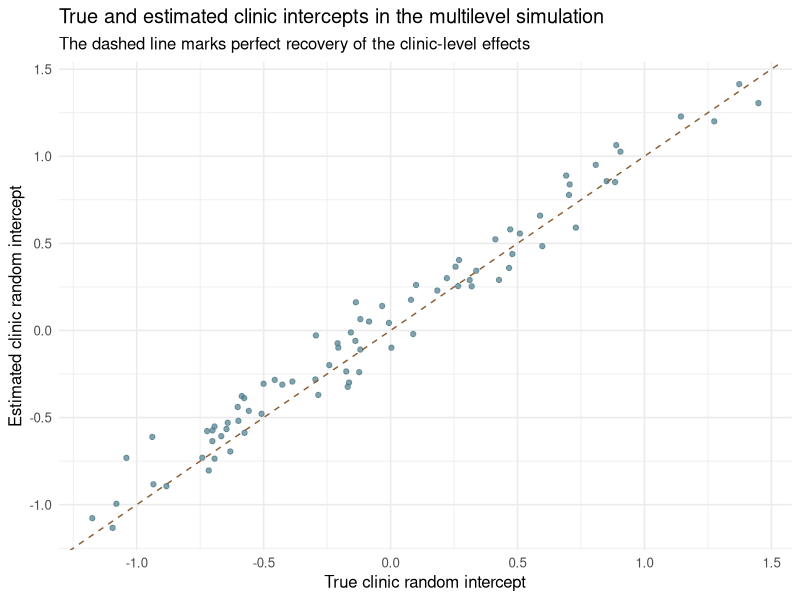

The R script that drew this image:
## ---- chunk 1
set.seed(2026)

n_clinics <- 80
clinic_size <- sample(45:75, size = n_clinics, replace = TRUE)
clinic <- rep(seq_len(n_clinics), times = clinic_size)
n <- length(clinic)

clinic_intercepts <- rnorm(n_clinics, mean = 0, sd = 0.60)
age <- pmax(round(rnorm(n, mean = 61, sd = 11)), 30)
severity <- rnorm(n, mean = 0, sd = 1)
program <- rbinom(
  n,
  size = 1,
  prob = plogis(-0.2 - 0.25 * severity + 0.15 * (age < 60))
)

epsilon <- rnorm(n, mean = 0, sd = 0.80)

followup_hba1c <- 7.4 +
  0.015 * (age - 60) +
  0.55 * severity -
  0.40 * program +
  clinic_intercepts[clinic] +
  epsilon

synthetic_multilevel <- data.frame(
  clinic = factor(clinic),
  age,
  severity,
  program,
  followup_hba1c,
  clinic_intercept = clinic_intercepts[clinic]
)

multilevel_summary <- data.frame(
  clinics = n_clinics,
  patients = nrow(synthetic_multilevel),
  mean_cluster_size = mean(table(synthetic_multilevel$clinic)),
  mean_hba1c = mean(synthetic_multilevel$followup_hba1c),
  sd_hba1c = sd(synthetic_multilevel$followup_hba1c)
)

multilevel_summary[, c("mean_cluster_size", "mean_hba1c", "sd_hba1c")] <-
  round(multilevel_summary[, c("mean_cluster_size", "mean_hba1c", "sd_hba1c")], 3)

knitr::kable(
  multilevel_summary,
  caption = "Summary of the synthetic multilevel dataset"
)
## ---- chunk 2
multilevel_fit <- nlme::lme(
  fixed = followup_hba1c ~ age + severity + program,
  random = ~ 1 | clinic,
  data = synthetic_multilevel,
  method = "REML"
)

fixed_effects_table <- data.frame(
  term = names(nlme::fixed.effects(multilevel_fit)),
  true_value = c(
    "(Intercept)" = 6.5,
    age = 0.015,
    severity = 0.55,
    program = -0.40
  )[names(nlme::fixed.effects(multilevel_fit))],
  estimated_value = as.numeric(nlme::fixed.effects(multilevel_fit))
)

fixed_effects_table$bias <- fixed_effects_table$estimated_value - fixed_effects_table$true_value
fixed_effects_table[, c("true_value", "estimated_value", "bias")] <-
  round(fixed_effects_table[, c("true_value", "estimated_value", "bias")], 3)

knitr::kable(
  fixed_effects_table,
  caption = "True and estimated fixed effects in the random-intercept model"
)
## ---- chunk 3
variance_components <- nlme::VarCorr(multilevel_fit)

estimated_tau <- as.numeric(variance_components[1, "StdDev"])^2
estimated_sigma <- as.numeric(variance_components[2, "StdDev"])^2

variance_table <- data.frame(
  component = c("clinic_variance", "residual_variance", "ICC"),
  true_value = c(
    0.60^2,
    0.80^2,
    0.60^2 / (0.60^2 + 0.80^2)
  ),
  estimated_value = c(
    estimated_tau,
    estimated_sigma,
    estimated_tau / (estimated_tau + estimated_sigma)
  )
)

variance_table[, c("true_value", "estimated_value")] <-
  round(variance_table[, c("true_value", "estimated_value")], 3)

knitr::kable(
  variance_table,
  caption = "True and estimated variance components in the multilevel simulation"
)
## ---- chunk 4
clinic_effects <- data.frame(
  clinic = rownames(nlme::ranef(multilevel_fit)),
  estimated_intercept = as.numeric(nlme::ranef(multilevel_fit)[, 1]),
  true_intercept = clinic_intercepts
)

ggplot2::ggplot(
  clinic_effects,
  ggplot2::aes(x = true_intercept, y = estimated_intercept)
) +
  ggplot2::geom_point(color = "#4d7c8a", alpha = 0.7) +
  ggplot2::geom_abline(intercept = 0, slope = 1, linetype = 2, color = "#8b5e34") +
  ggplot2::labs(
    title = "True and estimated clinic intercepts in the multilevel simulation",
    subtitle = "The dashed line marks perfect recovery of the clinic-level effects",
    x = "True clinic random intercept",
    y = "Estimated clinic random intercept"
  ) +
  ggplot2::theme_minimal(base_size = 12)
